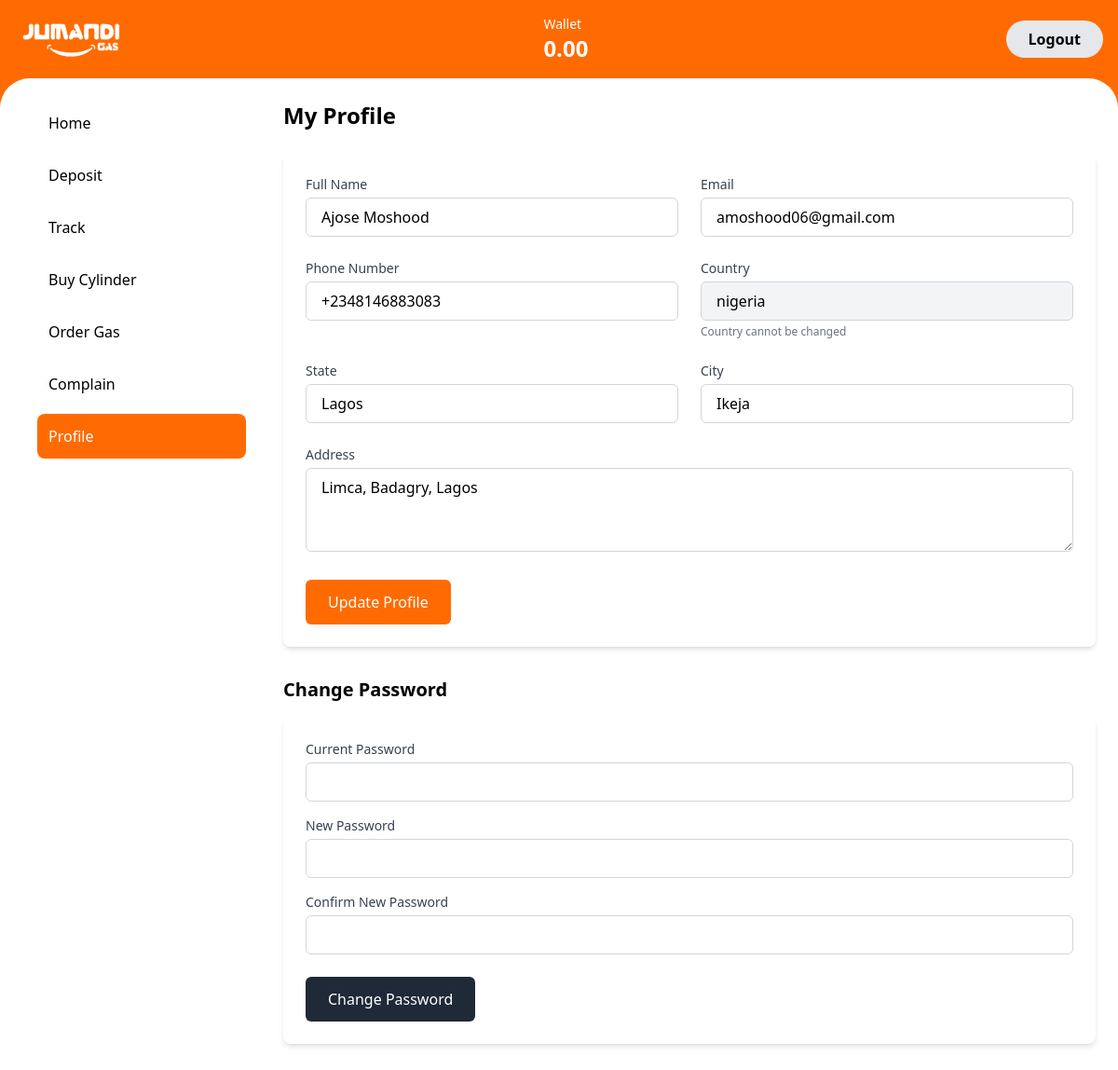
Screenshot of /user/user-profile.php (signed in) with the database file from the repository.
### tables this page shows
CREATE TABLE `users` (
  `id` bigint(20) UNSIGNED NOT NULL,
  `full_name` varchar(255) NOT NULL,
  `email` varchar(255) NOT NULL,
  `phone` varchar(255) NOT NULL,
  `password` varchar(255) NOT NULL,
  `address` text NOT NULL,
  `state` varchar(255) NOT NULL,
  `role` enum('user','vendor','rider','admin') DEFAULT 'user',
  `created_at` timestamp NOT NULL DEFAULT current_timestamp(),
  `updated_at` timestamp NOT NULL DEFAULT current_timestamp() ON UPDATE current_timestamp(),
  `city` varchar(255) NOT NULL,
  `currency` varchar(50) NOT NULL,
  `country` varchar(255) NOT NULL,
  `balance` decimal(10,2) NOT NULL DEFAULT 0.00,
  `online` tinyint(1) NOT NULL DEFAULT 0,
  `api_token` varchar(255) DEFAULT NULL
);

### user/user-profile.php (the view, shortened to what this page needs)
<?php
require '../db/db.php';
$user_id = $_SESSION['user_id'];
try {
    $stmt = $pdo->prepare("SELECT * FROM users WHERE id = ?");
    $stmt->execute([$user_id]);
    $user = $stmt->fetch();
} catch (PDOException $e) {
    $error_message = "Error fetching user data: " . $e->getMessage();
}
?>
<!DOCTYPE html>
<html lang="en">
<head>
    <script src="https://cdn.tailwindcss.com"></script>
</head>
<body class="bg-[#ff6b00]">
    <header class="flex justify-between items-center p-4">
        <img src="../asset/image/logos.png" alt="Jumandi Gas Logo" class="h-12 hidden lg:block">
        <div class="text-white">
            <p class="text-sm">Wallet</p>
            <p class="text-2xl font-bold">
            <span id="currentBalance">0.00</span>
            </p>
        </div>
        <a href="logout.php">
            <button class="bg-gray-200 px-6 py-2 rounded-full font-bold">Logout</button>
        </a>
    </header>
    <main class="bg-white rounded-t-[2rem] min-h-screen p-4 lg:p-6 lg:ml-0">
        <div class="flex gap-6 relative">
            <div id="sidebar" class="fixed inset-y-0 left-0 lg:relative lg:block bg-white z-50 w-64 h-screen overflow-y-auto transition-transform duration-300 ease-in-out transform -translate-x-full lg:translate-x-0">
                <div class="flex flex-col h-full">
                    <div class="flex-grow overflow-y-auto">
                        <nav class="space-y-2 px-4">
                            <a href="index.php" class="block p-3 hover:bg-orange-100 rounded-lg">Home</a>
                            <a href="user-deposit.php" class="block p-3 hover:bg-orange-100 rounded-lg">Deposit</a>
                            <a href="item-tracking.php" class="block p-3 hover:bg-orange-100 rounded-lg">Track</a>
                            <a href="#" class="block p-3 hover:bg-orange-100 rounded-lg">Buy Cylinder</a>
                            <div class="relative group">
                                <button class="block w-full text-left p-3 hover:bg-orange-100 rounded-lg">Order Gas</button>
                            </div>
                            <a href="user-complaint.php" class="block p-3 hover:bg-orange-100 rounded-lg">Complain</a>
                            <a href="user-profile.php" class="block p-3 bg-[#ff6b00] text-white rounded-lg">Profile</a>
                        </nav>
                    </div>
                </div>
            </div>
            <div class="flex-1">
                <div class="max-w-4xl mx-auto">
                    <h1 class="text-2xl font-bold mb-6">My Profile</h1>
                    <div class="bg-white shadow-md rounded-lg p-6">
                        <form method="POST" action="">
                            <div class="grid grid-cols-1 md:grid-cols-2 gap-6">
                                <div>
                                    <label for="full_name" class="block text-sm font-medium text-gray-700 mb-1">Full Name</label>
                                    <input type="text" id="full_name" name="full_name" value="<?php echo htmlspecialchars($user['full_name']); ?>"
                                        class="w-full px-4 py-2 border border-gray-300 rounded-md focus:outline-none focus:ring-2 focus:ring-orange-500">
                                </div>
                                <div>
                                    <label for="email" class="block text-sm font-medium text-gray-700 mb-1">Email</label>
                                    <input type="email" id="email" name="email" value="<?php echo htmlspecialchars($user['email']); ?>"
                                        class="w-full px-4 py-2 border border-gray-300 rounded-md focus:outline-none focus:ring-2 focus:ring-orange-500">
                                </div>
                                <div>
                                    <label for="phone" class="block text-sm font-medium text-gray-700 mb-1">Phone Number</label>
                                    <input type="text" id="phone" name="phone" value="<?php echo htmlspecialchars($user['phone']); ?>"
                                        class="w-full px-4 py-2 border border-gray-300 rounded-md focus:outline-none focus:ring-2 focus:ring-orange-500">
                                </div>
                                <div>
                                    <label for="country" class="block text-sm font-medium text-gray-700 mb-1">Country</label>
                                    <input type="text" id="country" name="country" value="<?php echo htmlspecialchars($user['country']); ?>"
                                        class="w-full px-4 py-2 border border-gray-300 rounded-md bg-gray-100 cursor-not-allowed" readonly>
                                    <p class="text-xs text-gray-500 mt-1">Country cannot be changed</p>
                                </div>
                                <div>
                                    <label for="state" class="block text-sm font-medium text-gray-700 mb-1">State</label>
                                    <input type="text" id="state" name="state" value="<?php echo htmlspecialchars($user['state']); ?>"
                                        class="w-full px-4 py-2 border border-gray-300 rounded-md focus:outline-none focus:ring-2 focus:ring-orange-500">
                                </div>
                                <div>
                                    <label for="city" class="block text-sm font-medium text-gray-700 mb-1">City</label>
                                    <input type="text" id="city" name="city" value="<?php echo htmlspecialchars($user['city']); ?>"
                                        class="w-full px-4 py-2 border border-gray-300 rounded-md focus:outline-none focus:ring-2 focus:ring-orange-500">
                                </div>
                                <div class="md:col-span-2">
                                    <label for="address" class="block text-sm font-medium text-gray-700 mb-1">Address</label>
                                    <textarea id="address" name="address" rows="3"
                                        class="w-full px-4 py-2 border border-gray-300 rounded-md focus:outline-none focus:ring-2 focus:ring-orange-500"><?php echo htmlspecialchars($user['address']); ?></textarea>
                                </div>
                            </div>
                            <div class="mt-6">
                                <button type="submit" class="px-6 py-3 bg-[#ff6b00] text-white font-medium rounded-md hover:bg-orange-600 focus:outline-none focus:ring-2 focus:ring-orange-500">
                                    Update Profile
                                </button>
                            </div>
                        </form>
                    </div>
                    <div class="mt-8">
                        <h2 class="text-xl font-bold mb-4">Change Password</h2>
                        <div class="bg-white shadow-md rounded-lg p-6">
                            <form action="change-password.php" method="POST">
                                <div class="space-y-4">
                                    <div>
                                        <label for="current_password" class="block text-sm font-medium text-gray-700 mb-1">Current Password</label>
                                        <input type="password" id="current_password" name="current_password" required
                                            class="w-full px-4 py-2 border border-gray-300 rounded-md focus:outline-none focus:ring-2 focus:ring-orange-500">
                                    </div>
                                    <div>
                                        <label for="new_password" class="block text-sm font-medium text-gray-700 mb-1">New Password</label>
                                        <input type="password" id="new_password" name="new_password" required
                                            class="w-full px-4 py-2 border border-gray-300 rounded-md focus:outline-none focus:ring-2 focus:ring-orange-500">
                                    </div>
                                    <div>
                                        <label for="confirm_password" class="block text-sm font-medium text-gray-700 mb-1">Confirm New Password</label>
                                        <input type="password" id="confirm_password" name="confirm_password" required
                                            class="w-full px-4 py-2 border border-gray-300 rounded-md focus:outline-none focus:ring-2 focus:ring-orange-500">
                                    </div>
                                </div>
                                <div class="mt-6">
                                    <button type="submit" class="px-6 py-3 bg-gray-800 text-white font-medium rounded-md hover:bg-gray-700 focus:outline-none focus:ring-2 focus:ring-gray-500">
                                        Change Password
                                    </button>
                                </div>
                            </form>
                        </div>
                    </div>
                </div>
            </div>
        </div>
    </main>
</body>
</html>

### rows the page displays
users: full_name "Ajose Moshood", email "amoshood06@gmail.com", phone "+2348146883083", country "nigeria", state "Lagos", city "Ikeja", address "Limca, Badagry, Lagos"
